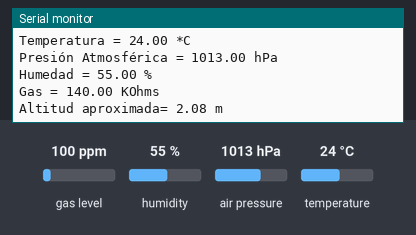
Bench run of a sketch on a simulated ESP32. Shown: the last lines printed to the serial monitor. Inputs (shaded band) come from the test bench; at power-on: gas level 100 ppm, humidity 55 %, air pressure 1013 hPa, temperature 24 °C.

Above: at 1.2 s.
1.3 s: gas level set to 20 ppm
At 2.7 s:
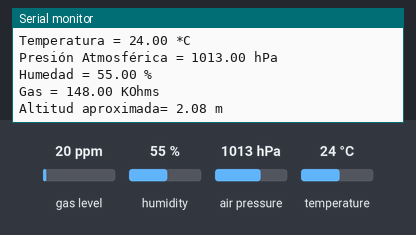
2.8 s: humidity set to 22 %
4.3 s: air pressure set to 952 hPa
At 5.5 s:
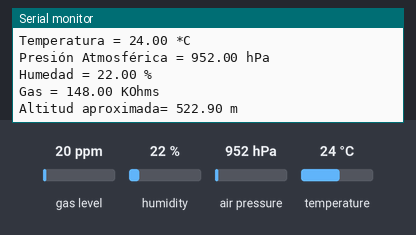

Measured:
- after the input at 1.3 s, the serial monitor: prints a new line after 1.1 s (image 1)
- after the input at 4.3 s, the serial monitor: prints a new line after 0.30 s (image 2)

The sketch:

bme680test_adafruit.ino
```cpp
/***************************************************************************
  Este código fue basado en la libreria de Adafruit para el sensor BME680
  ----> http://www.adafruit.com/products/3660

  Este sensor se puede comunicar por la interfaz I2C utilizando las direcciones de memoria 0x77 ó 0x76,
  utiliza el ESP32 como tarjeta de control.

  Escrito por Angel Isidro de Tesla Lab/Universidad Galileo.
  Código open source.
 ***************************************************************************/

#include <Wire.h>
#include <SPI.h>
#include <Adafruit_Sensor.h>
#include "Adafruit_BME680.h"

#define SEALEVELPRESSURE_HPA (1013.25)

Adafruit_BME680 bme(&Wire);

void setup() {
  Serial.begin(9600);
  while (!Serial);
  Serial.println(F("BME680 test"));

  if (!bme.begin()) {
    Serial.println("No se pudo encontrar un sensor BME680 válido, revise la conexión!");
    while (1);
  }

  // Set up oversampling and filter initialization
  bme.setTemperatureOversampling(BME680_OS_8X);
  bme.setHumidityOversampling(BME680_OS_2X);
  bme.setPressureOversampling(BME680_OS_4X);
  bme.setIIRFilterSize(BME680_FILTER_SIZE_3);
  bme.setGasHeater(320, 150); // 320*C for 150 ms
}

void loop() {
  if (! bme.performReading()) {
    Serial.println("No se pudo realizar la lectura :(");
    return;
  }
  Serial.print("Temperatura = ");
  Serial.print(bme.temperature);
  Serial.println(" *C");

  Serial.print("Presión Atmosférica = ");
  Serial.print(bme.pressure / 100.0);
  Serial.println(" hPa");

  Serial.print("Humedad = ");
  Serial.print(bme.humidity);
  Serial.println(" %");

  Serial.print("Gas = ");
  Serial.print(bme.gas_resistance / 1000.0);
  Serial.println(" KOhms");

  Serial.print("Altitud aproximada= ");
  Serial.print(bme.readAltitude(SEALEVELPRESSURE_HPA));
  Serial.println(" m");

  Serial.println();
  delay(2000);
}
```
